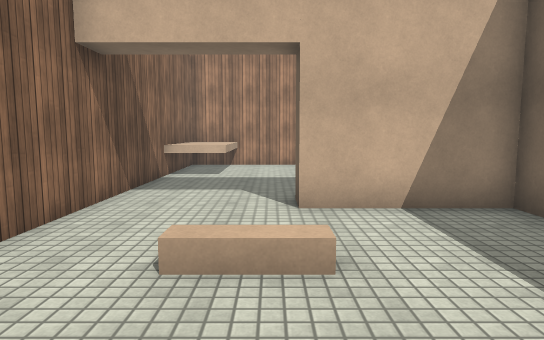
[1] (above)

16 first-person views from a walk through a scene from a Unity 3-D project. The camera is 1.4 m above the floor, tilts 6° down and sees 75° across. The floor is counted in squares, 1 m on a side. Each view is taken from the middle of a square. On the plan, view 1 faces up. The plan holds only what a view shows up to about 15 squares ahead; the rest is blank. The player character is not drawn. Door leaves are left out, so doorways stand open. Surface patterns are stand-ins for the level's own textures.

[2]
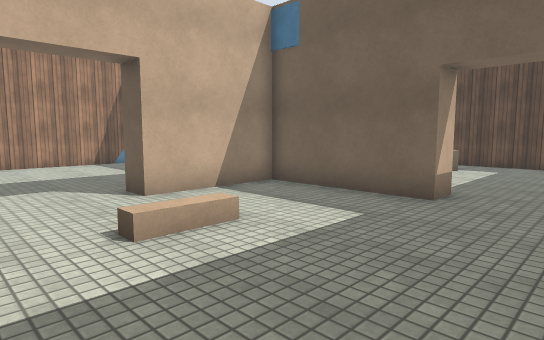

[3]
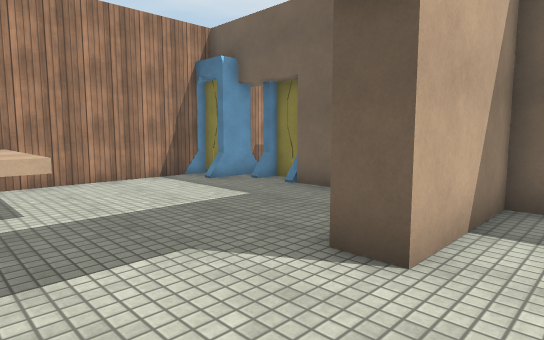

[4]
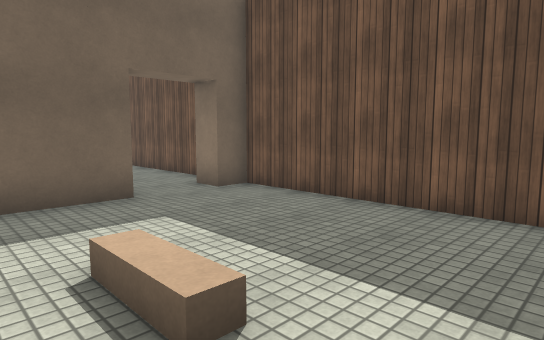

[5]
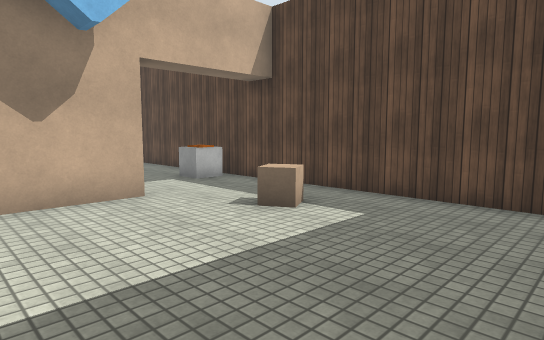

[6]
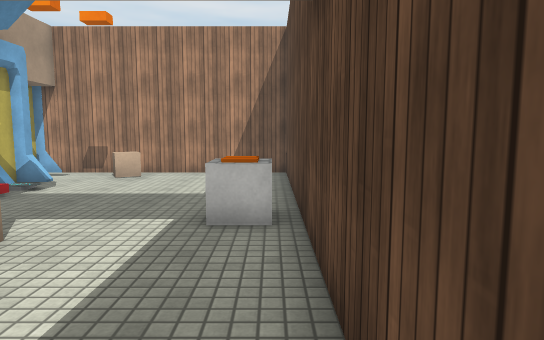

[7]
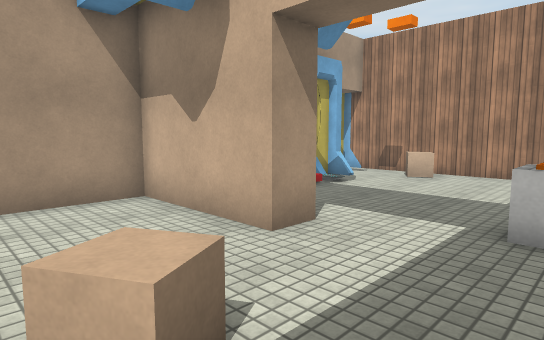

[8]
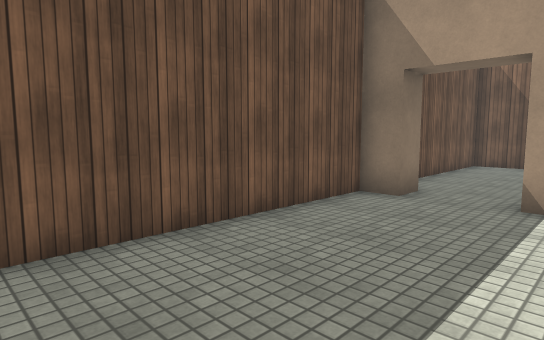

[9]
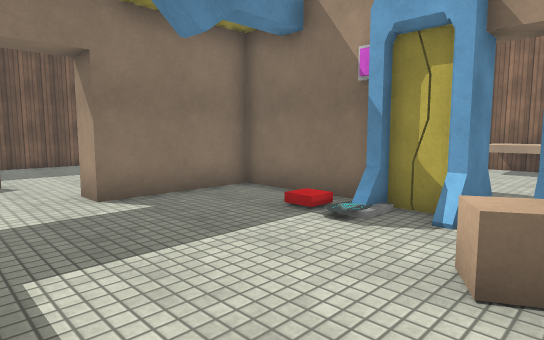

[10]
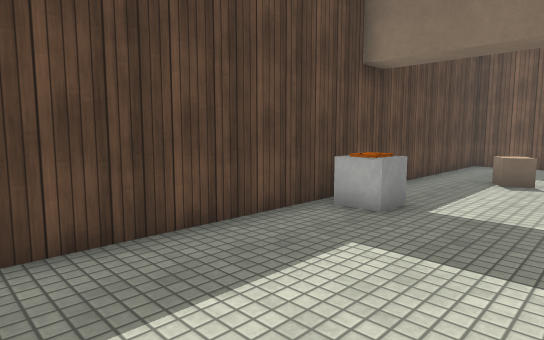

[11]
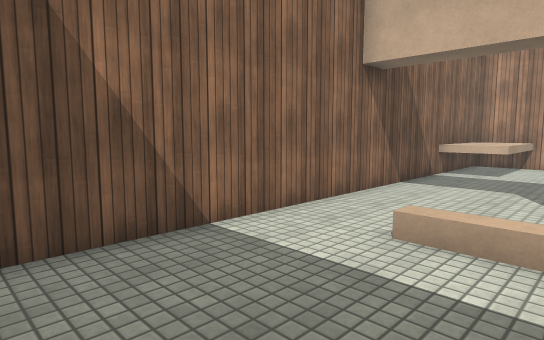

[12]
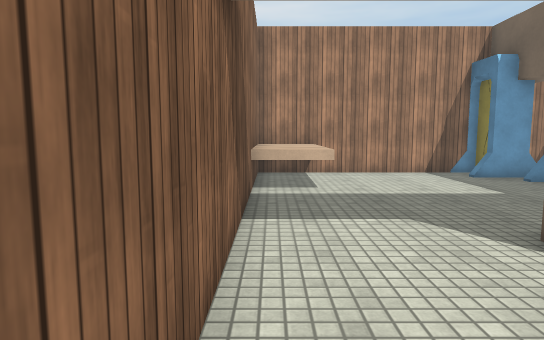

[13]
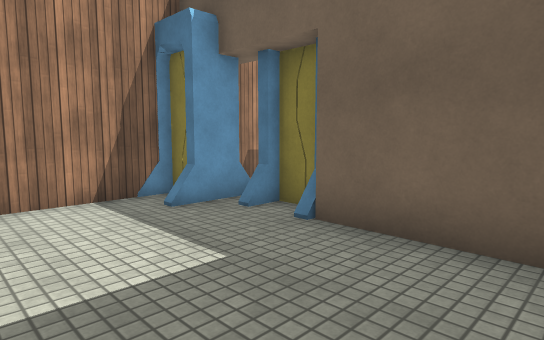

[14]
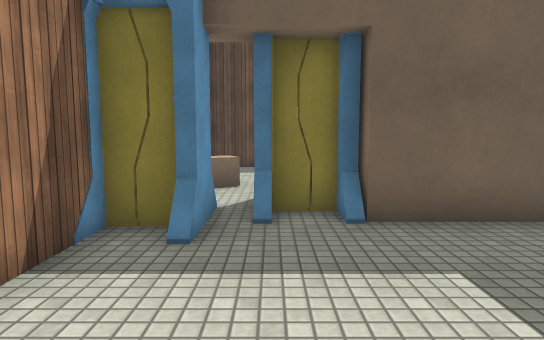

[15]
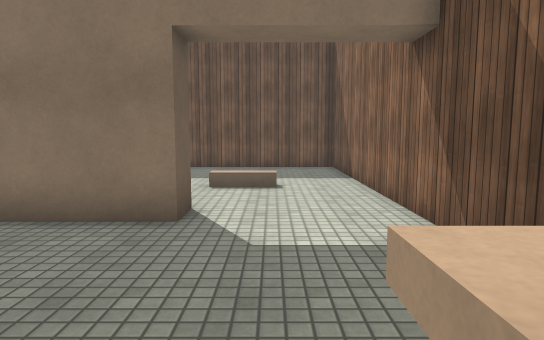

[16]
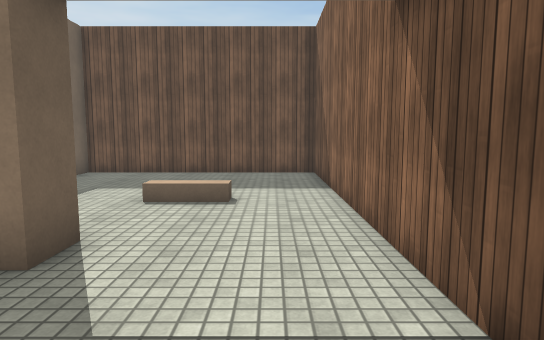

### Floor plan
Points are (right, up) in squares from view 1. A wall is a line through its corners. A room is listed if a view was taken in it or the views show most of it. See-through windows are left out.
Room 1 (views 1, 2, 3, 4, 11, 12)
walls: (5.6, 1.7) (4.5, 1.7) (4.5, 6.5) (0.5, 6.5); (4.5, -1.5) (4.5, -0.5) (5.5, -0.5); (-3.5, 7) (-3.5, -1.5) (5.5, -1.5)
ways out: open door at (6.3, 1.5) to room 2; open door at (-1.5, 7) to room 4
Room 2 (views 5, 6, 7, 8)
walls: (9.5, 6.5) (5.5, 6.5) (5.5, 3.9); (5.5, -0.5) (5.5, -1.5) (13.5, -1.5) (13.5, 7)
ways out: open door at (6.3, 1.5) to room 1; open door at (11.5, 7) to room 3
Room 3 (views 9, 10)
walls: (5.5, 11.5) (5.5, 7.5) (9.5, 7.5); (5.7, 13) (5.7, 11.8); (13.5, 7) (13.5, 15.5) (4.6, 15.5); (4.5, 13.3) (6.2, 13.3)
low walls: (8.6, 14.7) (8.8, 14.2) (8.2, 13.8) (7.8, 14.6)
ways out: open door at (11.5, 7) to room 2; open door at (5, 13.5) to room 4; gap at (8, 15)
objects: other object (7, 11); other object (12, 9) to (13, 9)
Room 4 (views 13, 14, 15, 16)
walls: (0.5, 7.5) (3.4, 7.5); (4.5, 8.5) (4.5, 11.8); (5.2, 11.8) (5.2, 13); (4.2, 14.4) (4.2, 15.5) (-3.5, 15.5) (-3.5, 7); (5.5, 14) (3.5, 14)
low walls: (-1.5, 15.2) (-1.5, 11.5) (-3.5, 11.5)
ways out: open door at (-1.5, 7) to room 1; open door at (5, 13.5) to room 3

Where each view was taken, in squares from view 1:
view 1: 0 up, 0 right, facing up
view 2: 1 down, 3 left, facing up-right
view 3: 5 up, 3 left, facing up-right
view 4: 5 up, 3 left, facing down-right
view 5: 1 down, 6 right, facing up-right
view 6: 3 up, 13 right, facing up
view 7: 3 up, 13 right, facing up-left
view 8: 3 up, 13 right, facing down-left
view 9: 15 up, 12 right, facing down-left
view 10: 15 up, 9 right, facing down-right
view 11: 1 down, 1 right, facing up-left
view 12: 3 up, 3 left, facing up
view 13: 8 up, 0 right, facing up-right
view 14: 13 up, 1 left, facing right
view 15: 13 up, 1 left, facing down
view 16: 11 up, 2 left, facing down
